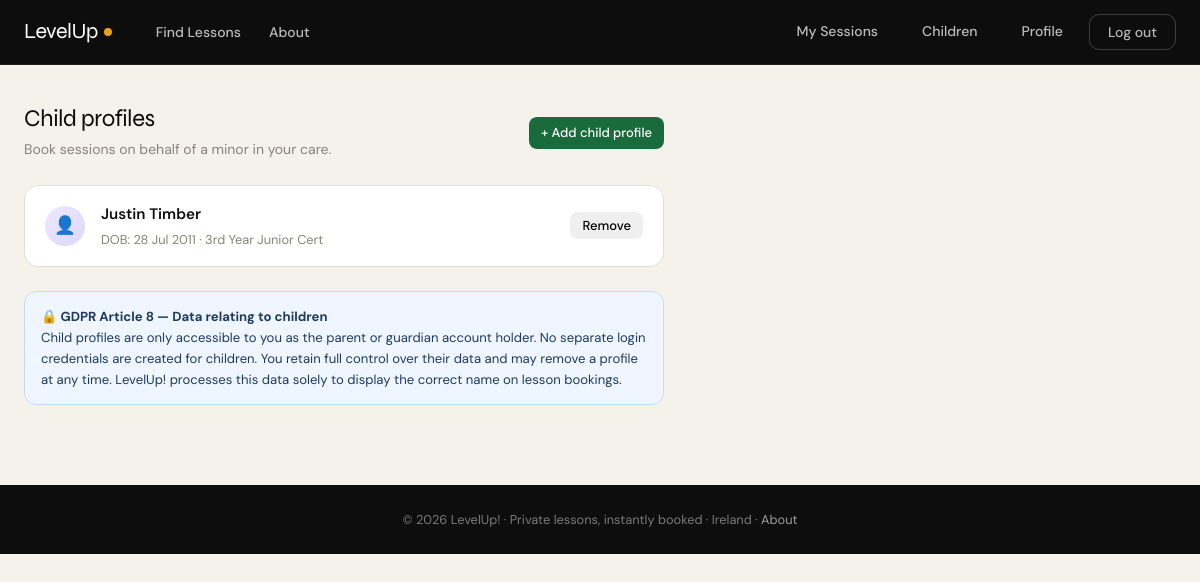
/children/ (signed in), run on the app's committed database.
### core/models.py (models this page shows, shortened)
class ChildProfile(models.Model):
    parent = models.ForeignKey(
        User,
        on_delete=models.CASCADE,
        related_name="child_profiles",
        limit_choices_to={"role": User.Role.STUDENT},
    )
    forename = models.CharField(max_length=80)
    surname  = models.CharField(max_length=80)
    dob      = models.DateField(help_text="Used to confirm the child is a minor (under 18).")
    year_group = models.CharField(
        max_length=40,
        blank=True,
        help_text="e.g. 5th Year, Leaving Cert, Junior Cert",
    )
    def full_name(self) -> str:
        return f"{self.forename} {self.surname}".strip()

### core/views.py (the view)
# urls.py: path("children/", views.child_profile_list, name="child_profile_list"),
@login_required
def child_profile_list(request):
    if request.user.role != User.Role.STUDENT:
        raise PermissionDenied
    return render(request, "core/child_profile_list.html", {"children": request.user.child_profiles.all()})

### core/context_processors.py (called while the page is built)
def google_maps(request):
    return {
        "google_maps_key": getattr(settings, "GOOGLE_MAPS_API_KEY", ""),
    }

### Templates/core/child_profile_list.html (shortened to what this page needs)
{% extends "core/base.html" %}
{% block content %}
<div class="children-shell lu-fadein">
    <div style="display:flex; align-items:center; justify-content:space-between; margin-bottom:24px; flex-wrap:wrap; gap:12px;">
        <div>
            <div class="lu-section-title">Child profiles</div>
            <div class="lu-section-sub" style="margin-bottom:0;">
                Book sessions on behalf of a minor in your care.
            </div>
        </div>
        <a href="{% url 'child_profile_add' %}" class="lu-btn lu-btn-primary lu-btn-sm">+ Add child profile</a>
    </div>
    {% if children %}
        {% for child in children %}
            <div class="child-card">
                <div class="child-avatar">👤</div>
                <div style="flex:1; min-width:0;">
                    <div class="child-name">{{ child.full_name }}</div>
                    <div class="child-meta">
                        DOB: {{ child.dob|date:"j M Y" }}
                        {% if child.year_group %} · {{ child.year_group }}{% endif %}
                    </div>
                </div>
                <form method="post" action="{% url 'child_profile_delete' child.id %}"
                      onsubmit="return confirm('Remove profile for {{ child.full_name }}?');">
                    <button type="submit" class="lu-btn lu-btn-danger-outline lu-btn-sm">Remove</button>
                </form>
            </div>
        {% endfor %}
    {% endif %}
    <div class="gdpr-notice">
        <strong>🔒 GDPR Article 8 — Data relating to children</strong><br>
        Child profiles are only accessible to you as the parent or guardian account holder.
        No separate login credentials are created for children. You retain full control over
        their data and may remove a profile at any time. LevelUp! processes this data solely
        to display the correct name on lesson bookings.
    </div>
</div>
{% endblock %}

### Templates/core/base.html (style rules this page uses)
:root { --ink: #0d0d0d; --canvas: #f5f2ec; --cream: #fffdf8; --muted: #8a8278; --border: #e2ddd6; --accent: #1a6b3c; --accent2: #e8a020; --accent3: #5b3fd4; --card-bg: #ffffff; --shadow: 0 2px 12px rgba(13,13,13,0.07); --shadow-lg: 0 8px 40px rgba(13,13,13,0.13); --radius: 14px; --font-display: 'Syne', sans-serif; --font-body: 'DM Sans', sans-serif; }
*, *::before, *::after { box-sizing: border-box; margin: 0; padding: 0; }
html { scroll-behavior: smooth; }
body { background: var(--canvas); color: var(--ink); font-family: var(--font-body); font-size: 15px; line-height: 1.65; -webkit-font-smoothing: antialiased; }
.lu-btn { display: inline-flex; align-items: center; gap: 6px; padding: 8px 18px; border-radius: 10px; font-family: var(--font-body); font-size: 0.875rem; font-weight: 500; cursor: pointer; text-decoration: none; border: none; transition: all .18s; }
.lu-btn-primary { background: var(--accent); color: #fff; }
.lu-btn-sm { padding: 5px 12px; font-size: 0.8125rem; border-radius: 8px; }
.lu-section-title { font-family: var(--font-display); font-size: 1.5rem; letter-spacing: -0.5px; line-height: 1.2; margin-bottom: 4px; }
.lu-section-sub { color: var(--muted); font-size: 0.875rem; margin-bottom: 28px; }
.lu-fadein { animation: fadeUp .45s ease both; }

### Templates/core/child_profile_list.html (style rules this page uses)
.children-shell { max-width: 640px; }
.child-card { background: var(--card-bg); border: 1px solid var(--border); border-radius: 14px; padding: 16px 20px; margin-bottom: 10px; display: flex; align-items: center; justify-content: space-between; gap: 16px; }
.child-name { font-weight: 600; font-size: .95rem; }
.child-meta { font-size: .8rem; color: var(--muted); margin-top: 2px; }
.child-avatar { width: 40px; height: 40px; border-radius: 50%; background: linear-gradient(135deg, #ede9fe, #ddd6fe); display: flex; align-items: center; justify-content: center; font-size: 1.1rem; flex-shrink: 0; }
.gdpr-notice { background: #eff6ff; border: 1px solid #bfdbfe; border-radius: 12px; padding: 14px 16px; font-size: .82rem; color: #1e3a5f; line-height: 1.6; margin-top: 24px; }

### data on the page
ChildProfile: full_name "Justin Timber", dob "28 Jul 2011", year_group "3rd Year Junior Cert"
